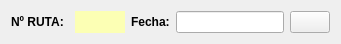
         <widget class="QWidget" name="layoutWidget">
          <property name="geometry">
           <rect>
            <x>90</x>
            <y>50</y>
            <width>341</width>
            <height>26</height>
           </rect>
          </property>
          <layout class="QGridLayout" name="gridLayout_3">
           <item row="0" column="0">
            <widget class="QLabel" name="lblNumRuta">
             <property name="minimumSize">
              <size>
               <width>58</width>
               <height>0</height>
              </size>
             </property>
             <property name="font">
              <font>
               <weight>75</weight>
               <bold>true</bold>
              </font>
             </property>
             <property name="text">
              <string>Nº RUTA:</string>
             </property>
            </widget>
           </item>
           <item row="0" column="1">
            <widget class="QLabel" name="lblRuta">
             <property name="minimumSize">
              <size>
               <width>50</width>
               <height>0</height>
              </size>
             </property>
             <property name="palette">
              <palette>
               <active>
                <colorrole role="WindowText">
                 <brush brushstyle="SolidPattern">
                  <color alpha="255">
                   <red>0</red>
                   <green>0</green>
                   <blue>0</blue>
                  </color>
                 </brush>
                </colorrole>
                <colorrole role="Button">
                 <brush brushstyle="SolidPattern">
                  <color alpha="255">
                   <red>252</red>
                   <green>255</green>
                   <blue>180</blue>
                  </color>
                 </brush>
                </colorrole>
                <colorrole role="Light">
                 <brush brushstyle="SolidPattern">
                  <color alpha="255">
                   <red>255</red>
                   <green>253</green>
                   <blue>174</blue>
                  </color>
                 </brush>
                </colorrole>
                <colorrole role="Midlight">
                 <brush brushstyle="SolidPattern">
                  <color alpha="255">
                   <red>255</red>
                   <green>255</green>
                   <blue>227</blue>
                  </color>
                 </brush>
                </colorrole>
                <colorrole role="Dark">
                 <brush brushstyle="SolidPattern">
                  <color alpha="255">
                   <red>127</red>
                   <green>127</green>
                   <blue>99</blue>
                  </color>
                 </brush>
                </colorrole>
                <colorrole role="Mid">
                 <brush brushstyle="SolidPattern">
                  <color alpha="255">
                   <red>170</red>
                   <green>170</green>
                   <blue>133</blue>
                  </color>
                 </brush>
                </colorrole>
                <colorrole role="Text">
                 <brush brushstyle="SolidPattern">
                  <color alpha="255">
                   <red>0</red>
                   <green>0</green>
                   <blue>0</blue>
                  </color>
                 </brush>
                </colorrole>
                <colorrole role="BrightText">
                 <brush brushstyle="SolidPattern">
                  <color alpha="255">
                   <red>255</red>
                   <green>255</green>
                   <blue>255</blue>
                  </color>
                 </brush>
                </colorrole>
                <colorrole role="ButtonText">
                 <brush brushstyle="SolidPattern">
                  <color alpha="255">
                   <red>0</red>
                   <green>0</green>
                   <blue>0</blue>
                  </color>
                 </brush>
                </colorrole>
                <colorrole role="Base">
                 <brush brushstyle="SolidPattern">
                  <color alpha="255">
                   <red>252</red>
                   <green>255</green>
                   <blue>180</blue>
                  </color>
                 </brush>
                </colorrole>
                <colorrole role="Window">
                 <brush brushstyle="SolidPattern">
                  <color alpha="255">
                   <red>252</red>
                   <green>255</green>
                   <blue>180</blue>
                  </color>
                 </brush>
                </colorrole>
                <colorrole role="Shadow">
                 <brush brushstyle="SolidPattern">
                  <color alpha="255">
                   <red>0</red>
                   <green>0</green>
                   <blue>0</blue>
                  </color>
                 </brush>
                </colorrole>
                <colorrole role="AlternateBase">
                 <brush brushstyle="SolidPattern">
                  <color alpha="255">
                   <red>255</red>
                   <green>255</green>
                   <blue>227</blue>
                  </color>
                 </brush>
                </colorrole>
                <colorrole role="ToolTipBase">
                 <brush brushstyle="SolidPattern">
                  <color alpha="255">
                   <red>255</red>
                   <green>255</green>
                   <blue>220</blue>
                  </color>
                 </brush>
                </colorrole>
                <colorrole role="ToolTipText">
                 <brush brushstyle="SolidPattern">
                  <color alpha="255">
                   <red>0</red>
                   <green>0</green>
                   <blue>0</blue>
                  </color>
                 </brush>
                </colorrole>
               </active>
               <inactive>
                <colorrole role="WindowText">
                 <brush brushstyle="SolidPattern">
                  <color alpha="255">
                   <red>0</red>
                   <green>0</green>
                   <blue>0</blue>
                  </color>
                 </brush>
                </colorrole>
                <colorrole role="Button">
                 <brush brushstyle="SolidPattern">
                  <color alpha="255">
                   <red>252</red>
                   <green>255</green>
                   <blue>180</blue>
                  </color>
                 </brush>
                </colorrole>
                <colorrole role="Light">
                 <brush brushstyle="SolidPattern">
                  <color alpha="255">
                   <red>255</red>
                   <green>253</green>
                   <blue>174</blue>
                  </color>
                 </brush>
                </colorrole>
                <colorrole role="Midlight">
                 <brush brushstyle="SolidPattern">
                  <color alpha="255">
                   <red>255</red>
                   <green>255</green>
                   <blue>227</blue>
                  </color>
                 </brush>
                </colorrole>
                <colorrole role="Dark">
                 <brush brushstyle="SolidPattern">
                  <color alpha="255">
                   <red>127</red>
                   <green>127</green>
                   <blue>99</blue>
                  </color>
                 </brush>
                </colorrole>
                <colorrole role="Mid">
                 <brush brushstyle="SolidPattern">
                  <color alpha="255">
                   <red>170</red>
                   <green>170</green>
                   <blue>133</blue>
                  </color>
                 </brush>
                </colorrole>
                <colorrole role="Text">
                 <brush brushstyle="SolidPattern">
                  <color alpha="255">
                   <red>0</red>
                   <green>0</green>
                   <blue>0</blue>
                  </color>
                 </brush>
                </colorrole>
                <colorrole role="BrightText">
                 <brush brushstyle="SolidPattern">
                  <color alpha="255">
                   <red>255</red>
                   <green>255</green>
                   <blue>255</blue>
                  </color>
                 </brush>
                </colorrole>
                <colorrole role="ButtonText">
                 <brush brushstyle="SolidPattern">
                  <color alpha="255">
                   <red>0</red>
                   <green>0</green>
                   <blue>0</blue>
                  </color>
                 </brush>
                </colorrole>
                <colorrole role="Base">
                 <brush brushstyle="SolidPattern">
                  <color alpha="255">
                   <red>252</red>
                   <green>255</green>
                   <blue>180</blue>
                  </color>
                 </brush>
                </colorrole>
                <colorrole role="Window">
                 <brush brushstyle="SolidPattern">
                  <color alpha="255">
                   <red>252</red>
                   <green>255</green>
                   <blue>180</blue>
                  </color>
                 </brush>
                </colorrole>
                <colorrole role="Shadow">
                 <brush brushstyle="SolidPattern">
                  <color alpha="255">
                   <red>0</red>
                   <green>0</green>
                   <blue>0</blue>
                  </color>
                 </brush>
                </colorrole>
                <colorrole role="AlternateBase">
                 <brush brushstyle="SolidPattern">
                  <color alpha="255">
                   <red>255</red>
                   <green>255</green>
                   <blue>227</blue>
                  </color>
                 </brush>
                </colorrole>
                <colorrole role="ToolTipBase">
                 <brush brushstyle="SolidPattern">
                  <color alpha="255">
                   <red>255</red>
                   <green>255</green>
                   <blue>220</blue>
                  </color>
                 </brush>
                </colorrole>
                <colorrole role="ToolTipText">
                 <brush brushstyle="SolidPattern">
                  <color alpha="255">
                   <red>0</red>
                   <green>0</green>
                   <blue>0</blue>
                  </color>
                 </brush>
                </colorrole>
               </inactive>
               <disabled>
                <colorrole role="WindowText">
                 <brush brushstyle="SolidPattern">
                  <color alpha="255">
                   <red>127</red>
                   <green>127</green>
                   <blue>99</blue>
                  </color>
                 </brush>
                </colorrole>
                <colorrole role="Button">
                 <brush brushstyle="SolidPattern">
                  <color alpha="255">
                   <red>252</red>
                   <green>255</green>
                   <blue>180</blue>
                  </color>
                 </brush>
                </colorrole>
                <colorrole role="Light">
                 <brush brushstyle="SolidPattern">
                  <color alpha="255">
                   <red>255</red>
                   <green>253</green>
                   <blue>174</blue>
                  </color>
                 </brush>
                </colorrole>
                <colorrole role="Midlight">
                 <brush brushstyle="SolidPattern">
                  <color alpha="255">
                   <red>255</red>
                   <green>255</green>
                   <blue>227</blue>
                  </color>
                 </brush>
                </colorrole>
                <colorrole role="Dark">
                 <brush brushstyle="SolidPattern">
                  <color alpha="255">
                   <red>127</red>
                   <green>127</green>
                   <blue>99</blue>
                  </color>
                 </brush>
                </colorrole>
                <colorrole role="Mid">
                 <brush brushstyle="SolidPattern">
                  <color alpha="255">
                   <red>170</red>
                   <green>170</green>
                   <blue>133</blue>
                  </color>
                 </brush>
                </colorrole>
                <colorrole role="Text">
                 <brush brushstyle="SolidPattern">
                  <color alpha="255">
                   <red>127</red>
                   <green>127</green>
                   <blue>99</blue>
                  </color>
                 </brush>
                </colorrole>
                <colorrole role="BrightText">
                 <brush brushstyle="SolidPattern">
                  <color alpha="255">
                   <red>255</red>
                   <green>255</green>
                   <blue>255</blue>
                  </color>
                 </brush>
                </colorrole>
                <colorrole role="ButtonText">
                 <brush brushstyle="SolidPattern">
                  <color alpha="255">
                   <red>127</red>
                   <green>127</green>
                   <blue>99</blue>
                  </color>
                 </brush>
                </colorrole>
                <colorrole role="Base">
                 <brush brushstyle="SolidPattern">
                  <color alpha="255">
                   <red>252</red>
                   <green>255</green>
                   <blue>180</blue>
                  </color>
                 </brush>
                </colorrole>
                <colorrole role="Window">
                 <brush brushstyle="SolidPattern">
                  <color alpha="255">
                   <red>252</red>
                   <green>255</green>
                   <blue>180</blue>
                  </color>
                 </brush>
                </colorrole>
                <colorrole role="Shadow">
                 <brush brushstyle="SolidPattern">
                  <color alpha="255">
                   <red>0</red>
                   <green>0</green>
                   <blue>0</blue>
                  </color>
                 </brush>
                </colorrole>
                <colorrole role="AlternateBase">
                 <brush brushstyle="SolidPattern">
                  <color alpha="255">
                   <red>255</red>
                   <green>255</green>
                   <blue>199</blue>
                  </color>
                 </brush>
                </colorrole>
                <colorrole role="ToolTipBase">
                 <brush brushstyle="SolidPattern">
                  <color alpha="255">
                   <red>255</red>
                   <green>255</green>
                   <blue>220</blue>
                  </color>
                 </brush>
                </colorrole>
                <colorrole role="ToolTipText">
                 <brush brushstyle="SolidPattern">
                  <color alpha="255">
                   <red>0</red>
                   <green>0</green>
                   <blue>0</blue>
                  </color>
                 </brush>
                </colorrole>
               </disabled>
              </palette>
             </property>
             <property name="autoFillBackground">
              <bool>false</bool>
             </property>
             <property name="styleSheet">
              <string notr="true">background-color: rgb(252, 255, 180);</string>
             </property>
             <property name="text">
              <string/>
             </property>
            </widget>
           </item>
           <item row="0" column="2">
            <widget class="QLabel" name="lblFecha">
             <property name="font">
              <font>
               <weight>75</weight>
               <bold>true</bold>
              </font>
             </property>
             <property name="text">
              <string>Fecha:</string>
             </property>
            </widget>
           </item>
           <item row="0" column="3">
            <widget class="QLineEdit" name="txtFecha">
             <property name="minimumSize">
              <size>
               <width>0</width>
               <height>0</height>
              </size>
             </property>
            </widget>
           </item>
           <item row="0" column="4">
            <widget class="QPushButton" name="btnCalendar">
             <property name="text">
              <string/>
             </property>
             <property name="icon">
              <iconset>
               <normaloff>calendar.png</normaloff>calendar.png</iconset>
             </property>
            </widget>
           </item>
          </layout>
         </widget>
